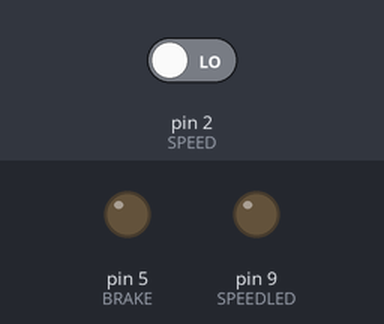
A sketch run on a simulated Arduino Uno, built with avr-gcc and run on an emulated ATmega328P. Parts: output pins drawn as LEDs (lit = HIGH). Inputs (shaded band) come from the test bench; at power-on: pin 2 (SPEED) LOW. What the sketch prints to the serial monitor is not drawn.

Above: at 1.2 s.
1.3 s: pin 2 (SPEED) driven HIGH
At 2.2 s:
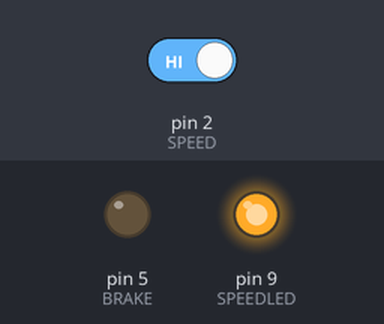
2.8 s: pin 2 (SPEED) driven LOW
At 3.4 s:
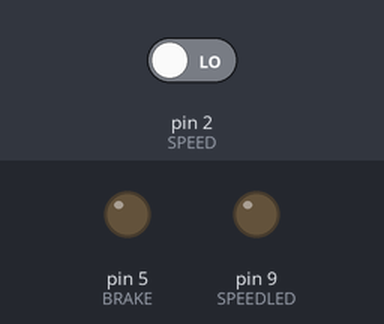
Timing chart, 0 to 5.8 s (numbered marks = the images above; inputs shaded):
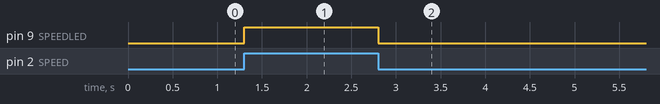

The sketch:

plotter_sensore.ino
```cpp
//The Gooble Bike 2.0VR!
//Plotter del sensore di velocità
//Basato su un Arduino UNO/Leonardo
//Acquisisce il segnale di velocità del trainer
//e lo rappresenta graficamente sul plotter seriale
//Segnali di I/O
//PIN D2 INGRESSO: onda quadra (duty cycle 50%) dal trainer
//Richiede la shield 485.
//Diagnostica locale
//PIN D9 USCITA: LED che replica il segnale di ingresso
//PIN D5 USCITA: BRAKE forzato a 0

//Definizione degli I/O
#define SPEED    2
#define SPEEDLED 9
#define BRAKE    5

void setup() {
  //apre console
  Serial.begin(250000);
  //configura I/O
  pinMode(SPEED,INPUT);
  pinMode(SPEEDLED, OUTPUT);
  pinMode(BRAKE,OUTPUT);
  analogWrite(BRAKE,LOW);
}

void loop() {
  int speed=digitalRead(SPEED);
  digitalWrite(SPEEDLED,speed);
  Serial.println(speed);
  delayMicroseconds(400);
}
```

Measured:
- after the input at 1.3 s, pin 9 (SPEEDLED): LOW → HIGH at once
- after the input at 2.8 s, pin 9 (SPEEDLED): HIGH → LOW at once
